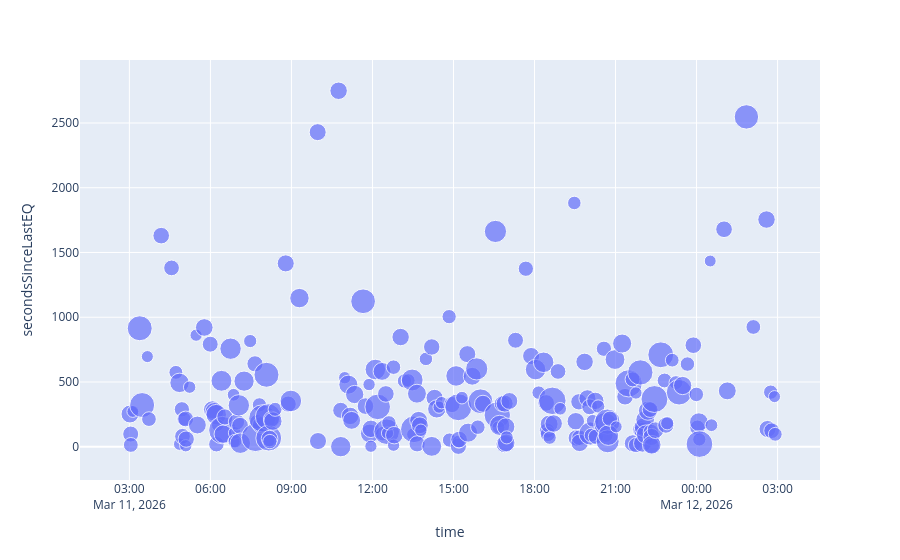

This figure's notebook cell:
### Code cell
fig = px.scatter(df, x='time', y='secondsSinceLastEQ',
                    size = 'magnitude',
                    hover_name = 'title')

fig.show()

### Figure 1 — Plotly figure (JSON) as saved in the notebook; plotly's stock layout.template omitted (floating-point values rounded to 4 significant figures; data arrays with more than 128 entries replaced by an {"elided": "..."} marker saying what was removed)
{"data": [{"hovertemplate": "<b>%{hovertext}</b><br><br>time=%{x}<br>secondsSinceLastEQ=%{y}<br>magnitude=%{marker.size}<extra></extra>", "hovertext": {"elided": "224 str values"}, "legendgroup": "", "marker": {"color": "#636efa", "size": {"elided": "224 float values"}, "sizemode": "area", "sizeref": 0.01375, "symbol": "circle"}, "mode": "markers", "name": "", "orientation": "v", "showlegend": false, "type": "scatter", "x": {"elided": "224 str values"}, "xaxis": "x", "y": {"elided": "224 float values"}, "yaxis": "y"}], "layout": {"legend": {"itemsizing": "constant", "tracegroupgap": 0}, "margin": {"t": 60}, "xaxis": {"anchor": "y", "domain": [0, 1], "title": {"text": "time"}}, "yaxis": {"anchor": "x", "domain": [0, 1], "title": {"text": "secondsSinceLastEQ"}}}}
